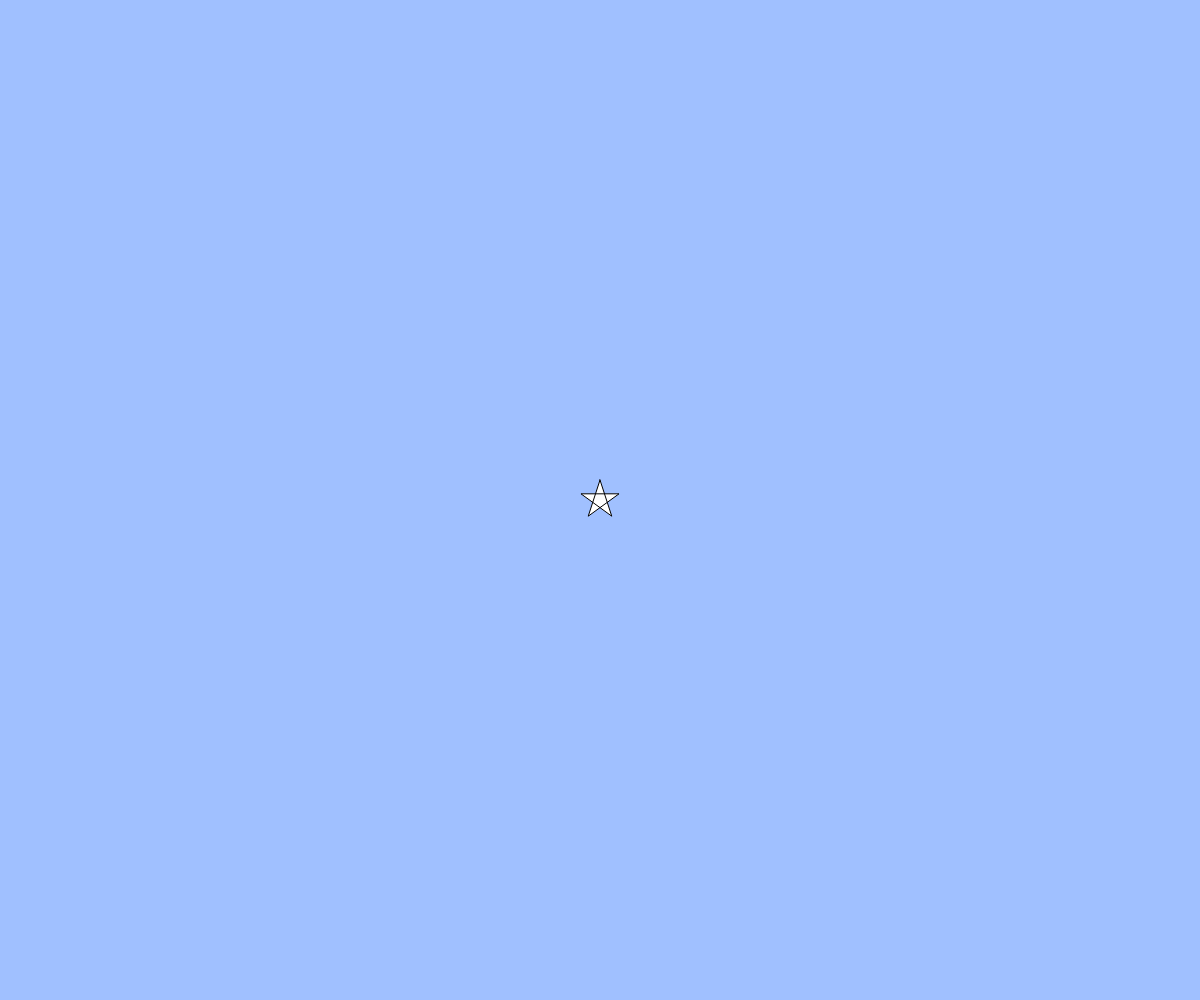
Frame 1 (no input)
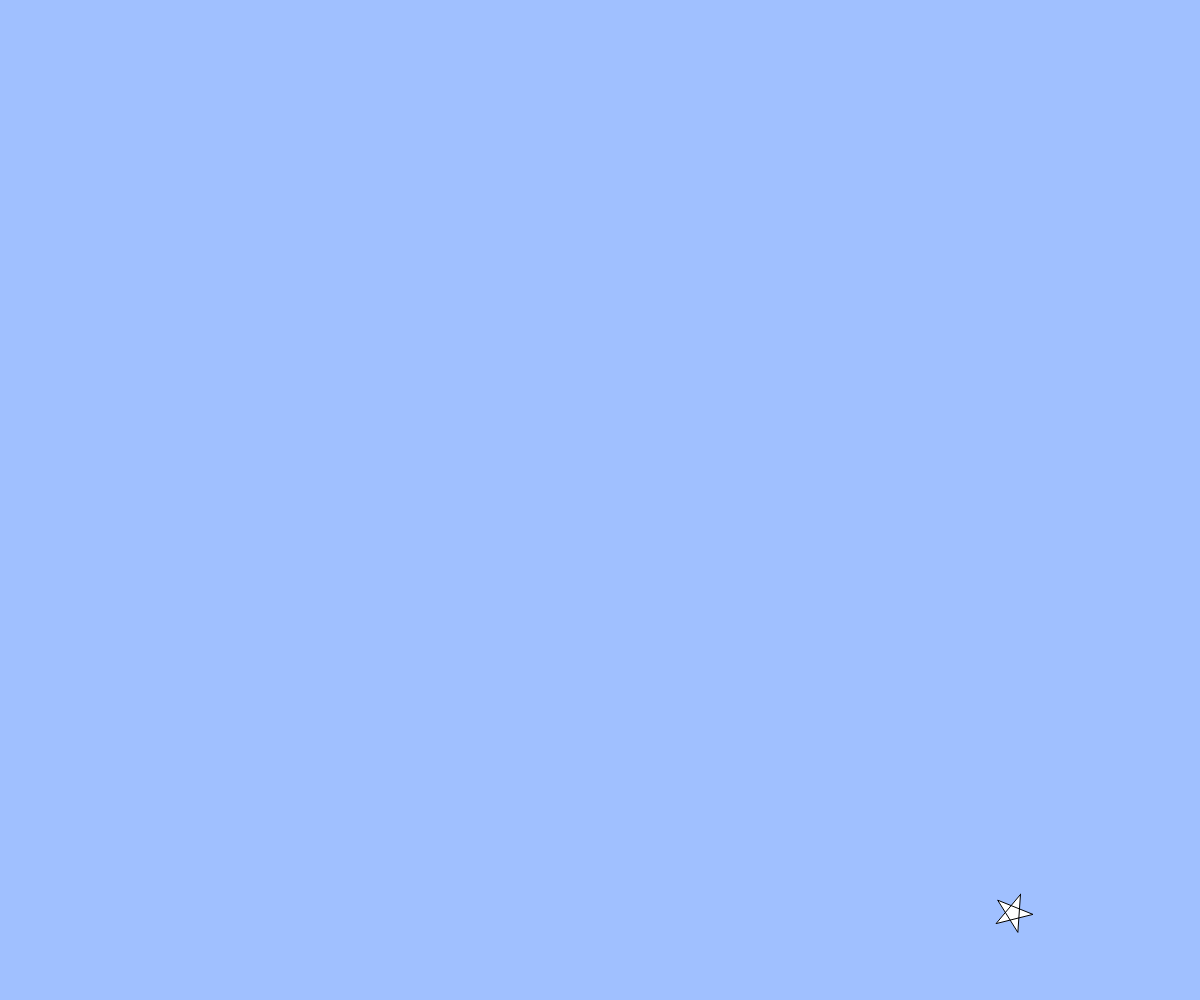
Frame 60 (no input)
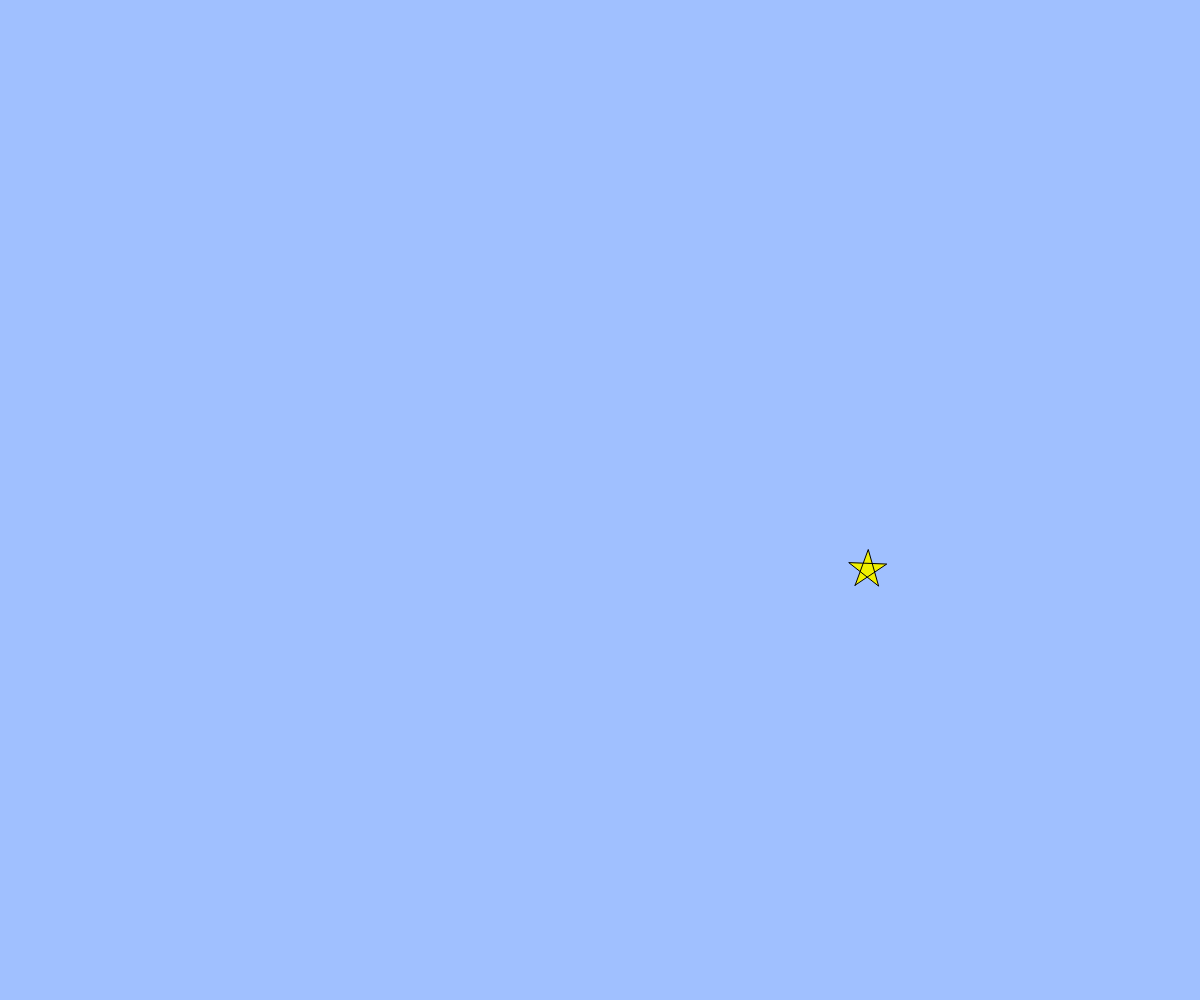
Frame 120 (the mouse pressed at the canvas centre since frame 60)

The p5.js sketch that drew these frames (run headless with seeded random() and noise() and a simulated clock; from frame 60 on, the mouse is pressed at the canvas centre):

// p5.js sketch
// ── sketch.js
// テキスト「アニメーション」
let x, y, z, vx, vy, a;

function setup(){
  createCanvas(windowWidth, windowHeight);
  x = width / 2;
  y = height / 2;
  vx = 7;
  vy = 7;
  z = 0;
  a = 0;
}

function draw(){
  background(160, 192, 255);
  star(x,y,20,z);
  x += vx;
  y += vy;
  z += 0.1 + a;
  // BLANK[2] (hint: 作った star 関数を使います)

  // 端の処理パターン (1) 反対側から出てくる
  //if(x > width){ x = 0; }
  //else if(x < 0){ x = width; }
  //if(y > height){ y = 0; }
  //if(y < 0){ y = height; }

  if(x < 0 || x > width){
    vx = -5.0 * vx;
    vy = 5.0 * vy;
    a += PI;
    fill(240,240,0);
  }
  if(y < 0 || y > height){
    vx = 0.5 * vx;
    vy = -0.5 * vy;
    a = 0;
    fill(240);
  } // 縦
  vx = constrain(vx, -20, 20);
  vy = constrain(vy, -20, 20);
  x = constrain(x, 0, width);
  y = constrain(y, 0, height);
}

function star(cx, cy, r,angle){
  beginShape();
  for(var i = 0; i < 5; i++){
  var theta = TWO_PI * i * 2 / 5 - (HALF_PI + angle);
  console.log(theta);
    // BLANK[1] (hint: angle 分だけ星を回転させるには？)
    var x = cx + cos(theta) * r;
    var y = cy + sin(theta) * r;
    vertex(x,y);
  }
  endShape(CLOSE);
}

function windowResized(){
  resizeCanvas(windowWidth, windowHeight);
}

function mouseClicked(){
  x = mouseX;
  y = mouseY;
}
